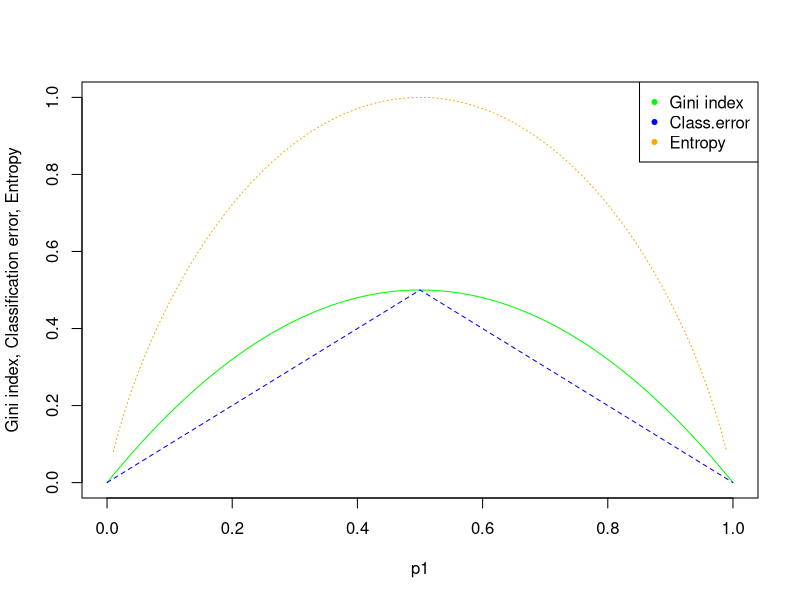

The R source for this figure: (Note: this script raises an error after producing the figure.)
## ---- chunk 1
p1 <- seq(0, 1, 0.01)
p2 <- 1 - p1
gini <- 2 * p1 * p2
class.error <- 1 - pmax(p1, p2)
entropy <- -pmax(p1, p2) * log2(pmax(p1, p2)) - pmin(p1, p2) * log2(pmin(p1, p2))
matplot(p1, cbind(gini, class.error, entropy), ylab = "Gini index, Classification error, Entropy", type = "l", col = c("green", "blue", "orange"))
legend("topright",legend=c("Gini index","Class.error", "Entropy"),pch=20,col=c("green", "blue", "orange"))
## ---- chunk 2
library(knitr)
include_graphics("/Users/yangan/Desktop/212A/212a-hw/hw4/8.4.4(a).jpg")
## ---- chunk 3
# (b)
par(xpd = NA)
plot(NA, NA, type = "n", xlim = c(-2, 2), ylim = c(-3, 3), xlab = "X1", ylab = "X2")
# X2 < 1
lines(x = c(-2, 2), y = c(1, 1))
# X1 < 1 with X2 < 1
lines(x = c(1, 1), y = c(-3, 1))
text(x = (-2 + 1)/2, y = -1, labels = c(-1.8))
text(x = 1.5, y = -1, labels = c(0.63))
# X2 < 2 with X2 >= 1
lines(x = c(-2, 2), y = c(2, 2))
text(x = 0, y = 2.5, labels = c(2.49))
# X1 < 0 with X2<2 and X2>=1
lines(x = c(0, 0), y = c(1, 2))
text(x = -1, y = 1.5, labels = c(-1.06))
text(x = 1, y = 1.5, labels = c(0.21))
## ---- chunk 4
p <- c(0.1, 0.15, 0.2, 0.2, 0.55, 0.6, 0.6, 0.65, 0.7, 0.75)
# Average probability
mean(p)
